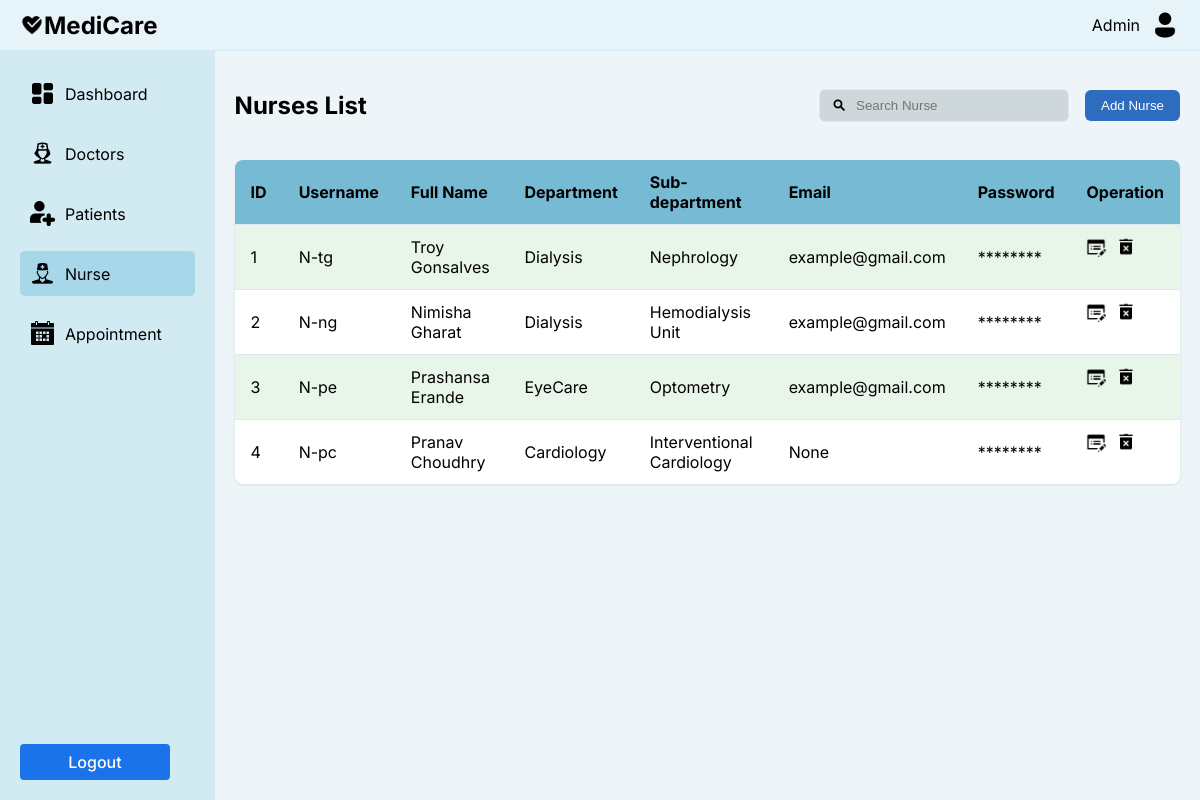
Screenshot of /accounts/ad_nurse/ with the database file from the repository.
### accounts/models.py (models this page shows, shortened)
class NurseReg(models.Model):
    user = models.OneToOneField(User, on_delete=models.CASCADE)
    full_name = models.CharField(max_length=100)
    mobile_number = models.CharField(max_length=15)
    email = models.EmailField(null=True, blank=True)  # Allow null and blank
    gender = models.CharField(max_length=10,  null=True, blank=True)
    age = models.IntegerField()
    department = models.CharField(max_length=100)
    sub_department = models.CharField(max_length=100, default='General')
    qualification = models.CharField(max_length=100)
    blood_group = models.CharField(max_length=5, null=True, blank=True)

class User(AbstractUser):
    PATIENT = 'patient'
    DOCTOR = 'doctor'
    NURSE = 'nurse'
    ADMIN = 'admin'
    ROLE_CHOICES = [
        (PATIENT, 'Patient'),
        (DOCTOR, 'Doctor'),
        (NURSE, 'Nurse'),
        (ADMIN, 'Admin'),
    ]
    role = models.CharField(max_length=10, choices=ROLE_CHOICES, default=PATIENT)

### accounts/views.py (the view)
# urls.py: path('ad_nurse/', views.ad_nurse, name='ad_nurse'),
def ad_nurse(request):
    nurses = NurseReg.objects.all()
    context = {
        'nurses': nurses,
    }
    return render(request, 'accounts/ad_nurse.html', context)

### accounts/context_processors.py (called while the page is built)
def media_url(request):
    return {
        'MEDIA_URL': settings.MEDIA_URL,
    }

### templates/accounts/ad_nurse.html (shortened to what this page needs)
<!DOCTYPE html>
<html lang="en">
<head>
</head>
<body>
    <div class="container">
        <div class="navbar">
            <a href="#" class="logo">
                <img src="{{ MEDIA_URL }}Heart Health.png" alt="MediCare" width="24" height="24">
                MediCare
            </a>
            <div class="admin-profile">
                <span>Admin</span>
                <img src="{{ MEDIA_URL }}Male User.png" alt="Admin" width="30" height="30">
            </div>
        </div>
        <div class="content">
            <div class="sidebar">
                <a href="{% url 'admin_dash' %}" class="menu-item">
                    <img src="{{ MEDIA_URL }}Control Panel.png" alt="">
                    Dashboard
                </a>
                <a href="{% url 'ad_doc' %}" class="menu-item">
                    <img src="{{ MEDIA_URL }}Treatment.png" alt="">
                    Doctors
                </a>
                <a href="{% url 'ad_pat' %}" class="menu-item">
                    <img src="{{ MEDIA_URL }}patient.png" alt="">
                    Patients
                </a>
                <a href="#" class="menu-item active">
                    <img src="{{ MEDIA_URL }}nurse.png" alt="">
                    Nurse
                </a>
                <a href="{% url 'ad_app' %}" class="menu-item">
                    <img src="{{ MEDIA_URL }}appointment.png" alt="">
                    Appointment
                </a>
                <div class="logout">
                    <a href="{% url "logouts" %}" class='btn btn-primary'> Logout </a>
                </div>
            </div>
            <div class="main-content">
                <div class="section-header">
                    <h2>Nurses List</h2>
                    <div class="search-add">
                        <div class="search-container">
                            <img src="{{ MEDIA_URL }}Search.png" alt="Search">
                            <input type="text" id="searchNurse" placeholder="Search Nurse">
                        </div>
                        <button class="add-doctor-btn" onclick="openAddNurseModal()">
                            Add Nurse
                        </button>
                    </div>
                </div>
                <div class="table-container">
                    <table>
                        <thead>
                            <tr>
                                <th>ID</th>
                                <th>Username</th>
                                <th>Full Name</th>
                                <th>Department</th>
                                <th>Sub-department</th>
                                <th>Email</th>
                                <th>Password</th>
                                <th>Operation</th>
                            </tr>
                        </thead>
                        <tbody>
                            {% for nurse in nurses %}
                            <tr>
                                <td>{{ forloop.counter }}</td>
                                <td>{{ nurse.user.username }}</td>
                                <td>{{ nurse.full_name }}</td>
                                <td>{{ nurse.department |default:"-" }}</td>
                                <td>{{ nurse.sub_department |default:"-" }}</td>
                                <td>{{ nurse.email |default:"-"}}</td>
                                <td>********</td>
                                <td class="operation-icons">
                                    <img src="{{ MEDIA_URL }}Edit Property.png" alt="Edit" width="20" height="20"
                                         onclick="openEditNurseModal(
                                             '{{ nurse.id }}',
                                             '{{ nurse.full_name }}',
                                             '{{ nurse.mobile_number }}',
                                             '{{ nurse.email }}',
                                             '{{ nurse.gender }}',
                                             '{{ nurse.age }}',
                                             '{{ nurse.department }}',
                                             '{{ nurse.sub_department }}',
                                             '{{ nurse.qualification }}',
                                             '{{ nurse.blood_group }}'
                                         )">
                                    <img src="{{ MEDIA_URL }}Remove.png" alt="Delete" width="20" height="20"
                                         onclick="deleteNurse('{{ nurse.id }}')">
                                </td>
                            </tr>
                            {% empty %}
                            <tr>
                                <td colspan="7">No nurses found.</td>
                            </tr>
                            {% endfor %}
                        </tbody>
                    </table>
                </div>
            </div>
        </div>
    </div>
</body>
</html>

### templates/accounts/ad_nurse.html (style rules this page uses)
body, html { font-family: 'Inter', 'Poppins', sans-serif; margin: 0; padding: 0; height: 100%; background-color: #f0f8ff; }
.container { display: flex; flex-direction: column; height: 100%; }
.navbar { background-color: #e6f3f8; padding: 10px 20px; display: flex; justify-content: space-between; align-items: center; border-bottom: 1px solid #d2ebf2; }
.logo { font-size: 24px; font-weight: bold; display: flex; align-items: center; color: #000; text-decoration: none; }
.admin-profile { display: flex; align-items: center; gap: 10px; }
.content { display: flex; flex: 1; }
.sidebar { width: 200px; background-color: #D2EBF2; padding: 20px; display: flex; flex-direction: column; }
.menu-item { margin-bottom: 15px; padding: 10px; cursor: pointer; display: flex; align-items: center; text-decoration: none; color: #000; }
.menu-item.active { background-color: #a7d7e8; border-radius: 5px; }
.menu-item img { width: 25px; height: 25px; margin-right: 10px; }
.main-content { flex-grow: 1; padding: 20px; background-color: #edf5f9; }
.section-header { display: flex; justify-content: space-between; align-items: center; margin-bottom: 20px; }
.search-add { display: flex; gap: 16px; align-items: center; }
.search-container { position: relative; width: 250px; }
.search-container input { padding: 8px 16px 8px 36px; border-radius: 6px; border: 1px solid #e2e8f0; background-color: #CED7D9; width: 100%; box-sizing: border-box; }
.search-container img { position: absolute; left: 12px; top: 50%; transform: translateY(-50%); width: 16px; height: 16px; }
.add-doctor-btn { background-color: #2D6CBF; color: white; padding: 8px 16px; border-radius: 6px; border: none; display: flex; align-items: center; gap: 8px; cursor: pointer; font-weight: 500; }
.table-container { background-color: white; border-radius: 8px; overflow: hidden; box-shadow: 0 1px 3px rgba(0,0,0,0.1); }
table { width: 100%; border-collapse: collapse; }
th { background-color: #77bad3; padding: 12px 16px; text-align: left; color: #000000; }
td { padding: 12px 16px; border-top: 1px solid #e2e8f0; }
tr:nth-child(odd) { background-color: #e8f5e9; }
.operation-icons { display: flex; gap: 10px; }
.logout { margin-top: auto; display: flex; align-items: center; cursor: pointer; text-align: center; width: 150px; }
.btn { padding: 0.5rem 1rem; border-radius: 4px; cursor: pointer; border: none; font-weight: 500; width: 150px; text-decoration: none; }
.btn-primary { background: #1a73e8; color: white; }

### rows the page displays
NurseReg: user.username "N-tg", full_name "Troy Gonsalves", department "Dialysis", sub_department "Nephrology", email "example@gmail.com"
NurseReg: user.username "N-ng", full_name "Nimisha Gharat", department "Dialysis", sub_department "Hemodialysis Unit", email "example@gmail.com"
NurseReg: user.username "N-pe", full_name "Prashansa Erande", department "EyeCare", sub_department "Optometry", email "example@gmail.com"
NurseReg: user.username "N-pc", full_name "Pranav Choudhry", department "Cardiology", sub_department "Interventional Cardiology", email "None"
